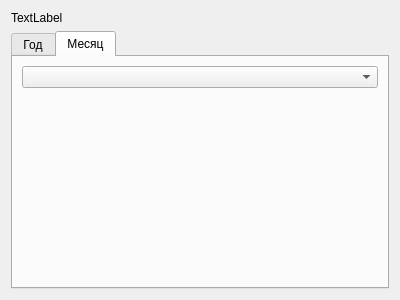
<?xml version="1.0" encoding="UTF-8"?>
<ui version="4.0">
 <class>Statistic</class>
 <widget class="QDialog" name="Statistic">
  <property name="geometry">
   <rect>
    <x>0</x>
    <y>0</y>
    <width>400</width>
    <height>300</height>
   </rect>
  </property>
  <property name="windowTitle">
   <string>Dialog</string>
  </property>
  <layout class="QVBoxLayout" name="verticalLayout">
   <item>
    <widget class="QLabel" name="label">
     <property name="text">
      <string>TextLabel</string>
     </property>
    </widget>
   </item>
   <item>
    <widget class="QTabWidget" name="tabWidget">
     <property name="currentIndex">
      <number>1</number>
     </property>
     <widget class="QWidget" name="tab">
      <attribute name="title">
       <string>Год</string>
      </attribute>
      <layout class="QHBoxLayout" name="horizontalLayout">
       <item>
        <widget class="QCustomPlot" name="widget" native="true"/>
       </item>
      </layout>
     </widget>
     <widget class="QWidget" name="tab_2">
      <attribute name="title">
       <string>Месяц</string>
      </attribute>
      <layout class="QVBoxLayout" name="verticalLayout_2">
       <item>
        <widget class="QComboBox" name="comboBox"/>
       </item>
       <item>
        <widget class="QCustomPlot" name="widget_2" native="true"/>
       </item>
      </layout>
     </widget>
    </widget>
   </item>
  </layout>
 </widget>
 <customwidgets>
  <customwidget>
   <class>QCustomPlot</class>
   <extends>QWidget</extends>
   <header location="global">D:\Vlad\HWs\Qt\final\qcustomplot.h</header>
   <container>1</container>
  </customwidget>
 </customwidgets>
 <resources/>
 <connections/>
</ui>
